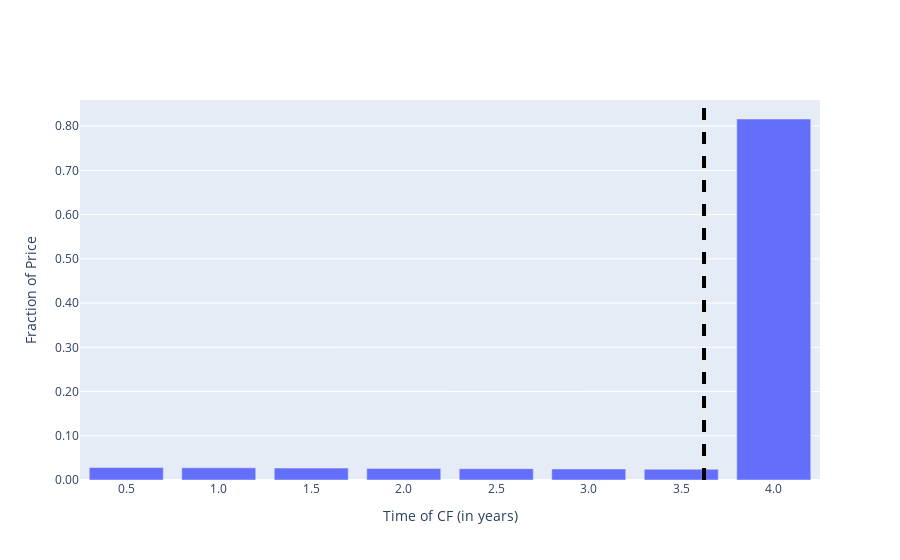

Write notebook code for a chart like this one.
### Code cell
# Plot PV weights of each time period
trace = go.Bar(x=bond['Time (years)'], y=bond['Fraction of PV'])
fig = go.Figure()
fig.add_trace(trace)
fig.update_xaxes(title='Time of CF (in years)',tickformat=".1f")
fig.update_yaxes(title='Fraction of Price',tickformat=".2f")
fig.add_vline(x=duration, line_width=4, line_dash="dash", line_color="black")
fig.show()

### Figure 1 — Plotly figure (JSON) as saved in the notebook; plotly's stock layout.template omitted (floating-point values rounded to 4 significant figures)
{"data": [{"type": "bar", "x": [0.5, 1, 1.5, 2, 2.5, 3, 3.5, 4], "y": [0.02826, 0.02757, 0.02689, 0.02624, 0.0256, 0.02497, 0.02436, 0.8161]}], "layout": {"shapes": [{"line": {"color": "black", "dash": "dash", "width": 4}, "type": "line", "x0": 3.623, "x1": 3.623, "xref": "x", "y0": 0, "y1": 1, "yref": "y domain"}], "xaxis": {"tickformat": ".1f", "title": {"text": "Time of CF (in years)"}}, "yaxis": {"tickformat": ".2f", "title": {"text": "Fraction of Price"}}}}
